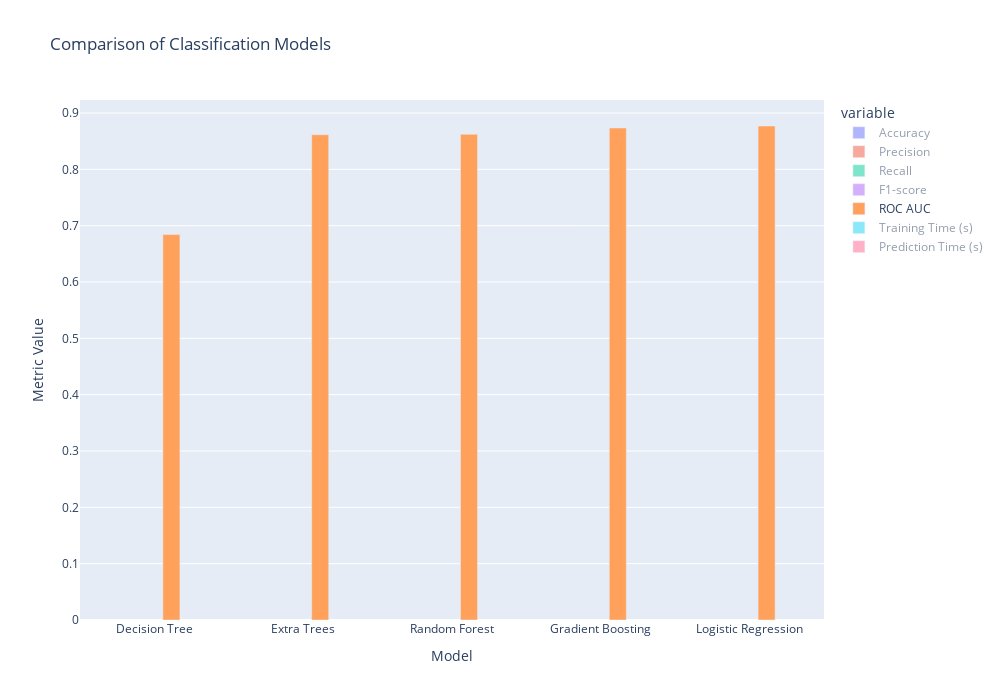

The notebook cell saved with this chart:
### Code cell
import plotly.express as px

# Plot grouped bar chart for classification metrics
fig = px.bar(results_df2, x='Model',
             y=['Accuracy', 'Precision', 'Recall', 'F1-score', 'ROC AUC', 'Training Time (s)', 'Prediction Time (s)'],
             labels={'value': 'Metric Value'}, 
             title='Comparison of Classification Models',
             barmode='group')

# Update layout
fig.update_layout(
    width=1000,  # Set the width of the entire plot
    height=700,  # Set the height of the entire plot
    bargap=0.2,  # Set the gap between bars
)

fig.show()

### Figure 1 — Plotly figure (JSON) as saved in the notebook; plotly's stock layout.template omitted (floating-point values rounded to 4 significant figures)
{"data": [{"alignmentgroup": "True", "hovertemplate": "variable=Accuracy<br>Model=%{x}<br>Metric Value=%{y}<extra></extra>", "legendgroup": "Accuracy", "marker": {"color": "#636efa", "pattern": {"shape": ""}}, "name": "Accuracy", "offsetgroup": "Accuracy", "orientation": "v", "showlegend": true, "textposition": "auto", "type": "bar", "visible": "legendonly", "x": ["Decision Tree", "Extra Trees", "Random Forest", "Gradient Boosting", "Logistic Regression"], "xaxis": "x", "y": [0.7337, 0.8292, 0.8284, 0.8307, 0.8307], "yaxis": "y"}, {"alignmentgroup": "True", "hovertemplate": "variable=Precision<br>Model=%{x}<br>Metric Value=%{y}<extra></extra>", "legendgroup": "Precision", "marker": {"color": "#EF553B", "pattern": {"shape": ""}}, "name": "Precision", "offsetgroup": "Precision", "orientation": "v", "showlegend": true, "textposition": "auto", "type": "bar", "visible": "legendonly", "x": ["Decision Tree", "Extra Trees", "Random Forest", "Gradient Boosting", "Logistic Regression"], "xaxis": "x", "y": [0.7369, 0.8241, 0.8231, 0.826, 0.827], "yaxis": "y"}, {"alignmentgroup": "True", "hovertemplate": "variable=Recall<br>Model=%{x}<br>Metric Value=%{y}<extra></extra>", "legendgroup": "Recall", "marker": {"color": "#00cc96", "pattern": {"shape": ""}}, "name": "Recall", "offsetgroup": "Recall", "orientation": "v", "showlegend": true, "textposition": "auto", "type": "bar", "visible": "legendonly", "x": ["Decision Tree", "Extra Trees", "Random Forest", "Gradient Boosting", "Logistic Regression"], "xaxis": "x", "y": [0.7337, 0.8292, 0.8284, 0.8307, 0.8307], "yaxis": "y"}, {"alignmentgroup": "True", "hovertemplate": "variable=F1-score<br>Model=%{x}<br>Metric Value=%{y}<extra></extra>", "legendgroup": "F1-score", "marker": {"color": "#ab63fa", "pattern": {"shape": ""}}, "name": "F1-score", "offsetgroup": "F1-score", "orientation": "v", "showlegend": true, "textposition": "auto", "type": "bar", "visible": "legendonly", "x": ["Decision Tree", "Extra Trees", "Random Forest", "Gradient Boosting", "Logistic Regression"], "xaxis": "x", "y": [0.7352, 0.8218, 0.8215, 0.8267, 0.8281], "yaxis": "y"}, {"alignmentgroup": "True", "hovertemplate": "variable=ROC AUC<br>Model=%{x}<br>Metric Value=%{y}<extra></extra>", "legendgroup": "ROC AUC", "marker": {"color": "#FFA15A", "pattern": {"shape": ""}}, "name": "ROC AUC", "offsetgroup": "ROC AUC", "orientation": "v", "showlegend": true, "textposition": "auto", "type": "bar", "x": ["Decision Tree", "Extra Trees", "Random Forest", "Gradient Boosting", "Logistic Regression"], "xaxis": "x", "y": [0.6842, 0.8614, 0.8621, 0.8734, 0.877], "yaxis": "y"}, {"alignmentgroup": "True", "hovertemplate": "variable=Training Time (s)<br>Model=%{x}<br>Metric Value=%{y}<extra></extra>", "legendgroup": "Training Time (s)", "marker": {"color": "#19d3f3", "pattern": {"shape": ""}}, "name": "Training Time (s)", "offsetgroup": "Training Time (s)", "orientation": "v", "showlegend": true, "textposition": "auto", "type": "bar", "visible": "legendonly", "x": ["Decision Tree", "Extra Trees", "Random Forest", "Gradient Boosting", "Logistic Regression"], "xaxis": "x", "y": [0.1589, 2.287, 1.999, 3.234, 0.08747], "yaxis": "y"}, {"alignmentgroup": "True", "hovertemplate": "variable=Prediction Time (s)<br>Model=%{x}<br>Metric Value=%{y}<extra></extra>", "legendgroup": "Prediction Time (s)", "marker": {"color": "#FF6692", "pattern": {"shape": ""}}, "name": "Prediction Time (s)", "offsetgroup": "Prediction Time (s)", "orientation": "v", "showlegend": true, "textposition": "auto", "type": "bar", "visible": "legendonly", "x": ["Decision Tree", "Extra Trees", "Random Forest", "Gradient Boosting", "Logistic Regression"], "xaxis": "x", "y": [0.002064, 0.06016, 0.05278, 0.006033, 0.001162], "yaxis": "y"}], "layout": {"bargap": 0.2, "barmode": "group", "height": 700, "legend": {"title": {"text": "variable"}, "tracegroupgap": 0}, "title": {"text": "Comparison of Classification Models"}, "width": 1000, "xaxis": {"anchor": "y", "autorange": true, "domain": [0, 1], "range": [-0.5, 4.5], "title": {"text": "Model"}, "type": "category"}, "yaxis": {"anchor": "x", "autorange": true, "domain": [0, 1], "range": [0, 0.9231], "title": {"text": "Metric Value"}, "type": "linear"}}}
